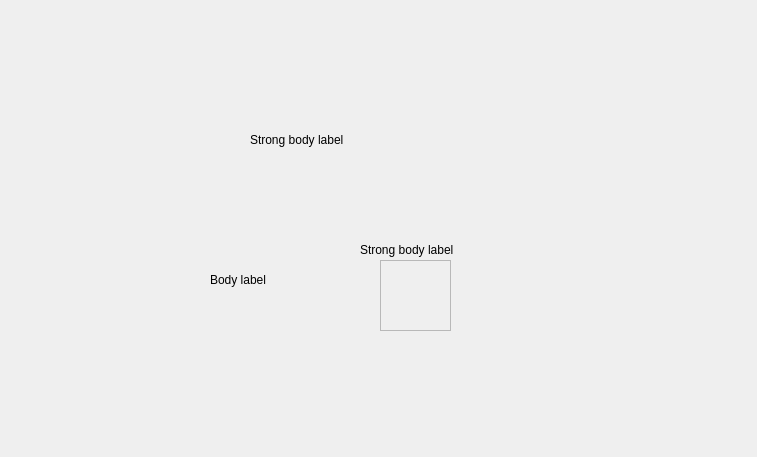
<?xml version="1.0" encoding="UTF-8"?>
<ui version="4.0">
 <class>Frame</class>
 <widget class="QFrame" name="Frame">
  <property name="geometry">
   <rect>
    <x>0</x>
    <y>0</y>
    <width>757</width>
    <height>457</height>
   </rect>
  </property>
  <property name="windowTitle">
   <string>Frame</string>
  </property>
  <widget class="ScrollArea" name="ScrollArea">
   <property name="geometry">
    <rect>
     <x>380</x>
     <y>260</y>
     <width>71</width>
     <height>71</height>
    </rect>
   </property>
   <property name="widgetResizable">
    <bool>true</bool>
   </property>
   <widget class="QWidget" name="scrollAreaWidgetContents">
    <property name="geometry">
     <rect>
      <x>0</x>
      <y>0</y>
      <width>69</width>
      <height>69</height>
     </rect>
    </property>
   </widget>
  </widget>
  <widget class="StrongBodyLabel" name="StrongBodyLabel">
   <property name="geometry">
    <rect>
     <x>360</x>
     <y>240</y>
     <width>111</width>
     <height>19</height>
    </rect>
   </property>
   <property name="text">
    <string>Strong body label</string>
   </property>
  </widget>
  <widget class="BodyLabel" name="BodyLabel">
   <property name="geometry">
    <rect>
     <x>210</x>
     <y>270</y>
     <width>63</width>
     <height>19</height>
    </rect>
   </property>
   <property name="text">
    <string>Body label</string>
   </property>
  </widget>
  <widget class="StrongBodyLabel" name="StrongBodyLabel_2">
   <property name="geometry">
    <rect>
     <x>250</x>
     <y>130</y>
     <width>111</width>
     <height>19</height>
    </rect>
   </property>
   <property name="text">
    <string>Strong body label</string>
   </property>
  </widget>
 </widget>
 <customwidgets>
  <customwidget>
   <class>ScrollArea</class>
   <extends>QScrollArea</extends>
   <header>qfluentwidgets</header>
   <container>1</container>
  </customwidget>
  <customwidget>
   <class>BodyLabel</class>
   <extends>QLabel</extends>
   <header>qfluentwidgets</header>
  </customwidget>
  <customwidget>
   <class>StrongBodyLabel</class>
   <extends>QLabel</extends>
   <header>qfluentwidgets</header>
  </customwidget>
 </customwidgets>
 <resources/>
 <connections/>
</ui>
